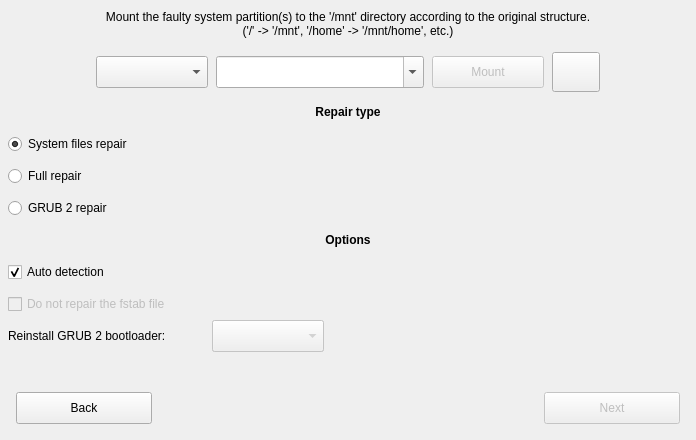
     <widget class="QWidget" name="repairpanel" native="true">
      <property name="geometry">
       <rect>
        <x>1</x>
        <y>2224</y>
        <width>696</width>
        <height>440</height>
       </rect>
      </property>
      <property name="autoFillBackground">
       <bool>true</bool>
      </property>
      <widget class="QLabel" name="label_21">
       <property name="geometry">
        <rect>
         <x>0</x>
         <y>0</y>
         <width>696</width>
         <height>48</height>
        </rect>
       </property>
       <property name="text">
        <string>Mount the faulty system partition(s) to the '/mnt' directory according to the original structure.&lt;br&gt;('/' -&gt; '/mnt', '/home' -&gt; '/mnt/home', etc.)</string>
       </property>
       <property name="alignment">
        <set>Qt::AlignCenter</set>
       </property>
       <property name="wordWrap">
        <bool>true</bool>
       </property>
      </widget>
      <widget class="QComboBox" name="repairpartition">
       <property name="geometry">
        <rect>
         <x>96</x>
         <y>56</y>
         <width>112</width>
         <height>32</height>
        </rect>
       </property>
       <property name="minimumSize">
        <size>
         <width>112</width>
         <height>32</height>
        </size>
       </property>
       <property name="cursor">
        <cursorShape>PointingHandCursor</cursorShape>
       </property>
       <property name="focusPolicy">
        <enum>Qt::NoFocus</enum>
       </property>
      </widget>
      <widget class="QComboBox" name="repairmountpoint">
       <property name="geometry">
        <rect>
         <x>216</x>
         <y>56</y>
         <width>208</width>
         <height>32</height>
        </rect>
       </property>
       <property name="cursor">
        <cursorShape>PointingHandCursor</cursorShape>
       </property>
       <property name="focusPolicy">
        <enum>Qt::ClickFocus</enum>
       </property>
       <property name="editable">
        <bool>true</bool>
       </property>
      </widget>
      <widget class="QPushButton" name="repairmount">
       <property name="enabled">
        <bool>false</bool>
       </property>
       <property name="geometry">
        <rect>
         <x>432</x>
         <y>56</y>
         <width>112</width>
         <height>32</height>
        </rect>
       </property>
       <property name="cursor">
        <cursorShape>PointingHandCursor</cursorShape>
       </property>
       <property name="focusPolicy">
        <enum>Qt::NoFocus</enum>
       </property>
       <property name="text">
        <string>Mount</string>
       </property>
       <property name="iconSize">
        <size>
         <width>26</width>
         <height>26</height>
        </size>
       </property>
      </widget>
      <widget class="QPushButton" name="repairpartitionrefresh">
       <property name="geometry">
        <rect>
         <x>552</x>
         <y>52</y>
         <width>48</width>
         <height>40</height>
        </rect>
       </property>
       <property name="cursor">
        <cursorShape>PointingHandCursor</cursorShape>
       </property>
       <property name="focusPolicy">
        <enum>Qt::NoFocus</enum>
       </property>
       <property name="toolTip">
        <string>Reset mounts</string>
       </property>
       <property name="icon">
        <iconset resource="pictures.qrc">
         <normaloff>:/pictures/refresh.png</normaloff>:/pictures/refresh.png</iconset>
       </property>
       <property name="iconSize">
        <size>
         <width>23</width>
         <height>23</height>
        </size>
       </property>
      </widget>
      <widget class="QLabel" name="label_22">
       <property name="geometry">
        <rect>
         <x>0</x>
         <y>96</y>
         <width>696</width>
         <height>32</height>
        </rect>
       </property>
       <property name="font">
        <font>
         <weight>75</weight>
         <bold>true</bold>
        </font>
       </property>
       <property name="text">
        <string>Repair type</string>
       </property>
       <property name="alignment">
        <set>Qt::AlignCenter</set>
       </property>
      </widget>
      <widget class="QLabel" name="label_23">
       <property name="geometry">
        <rect>
         <x>0</x>
         <y>224</y>
         <width>696</width>
         <height>32</height>
        </rect>
       </property>
       <property name="font">
        <font>
         <weight>75</weight>
         <bold>true</bold>
        </font>
       </property>
       <property name="text">
        <string>Options</string>
       </property>
       <property name="alignment">
        <set>Qt::AlignCenter</set>
       </property>
      </widget>
      <widget class="QComboBox" name="grubreinstallrepair">
       <property name="enabled">
        <bool>false</bool>
       </property>
       <property name="geometry">
        <rect>
         <x>212</x>
         <y>320</y>
         <width>112</width>
         <height>32</height>
        </rect>
       </property>
       <property name="minimumSize">
        <size>
         <width>112</width>
         <height>32</height>
        </size>
       </property>
       <property name="cursor">
        <cursorShape>PointingHandCursor</cursorShape>
       </property>
       <property name="focusPolicy">
        <enum>Qt::NoFocus</enum>
       </property>
      </widget>
      <widget class="QRadioButton" name="grubrepair">
       <property name="geometry">
        <rect>
         <x>8</x>
         <y>198</y>
         <width>126</width>
         <height>20</height>
        </rect>
       </property>
       <property name="cursor">
        <cursorShape>PointingHandCursor</cursorShape>
       </property>
       <property name="focusPolicy">
        <enum>Qt::NoFocus</enum>
       </property>
       <property name="text">
        <string>GRUB 2 repair</string>
       </property>
      </widget>
      <widget class="QRadioButton" name="systemrepair">
       <property name="geometry">
        <rect>
         <x>8</x>
         <y>134</y>
         <width>156</width>
         <height>20</height>
        </rect>
       </property>
       <property name="cursor">
        <cursorShape>PointingHandCursor</cursorShape>
       </property>
       <property name="focusPolicy">
        <enum>Qt::NoFocus</enum>
       </property>
       <property name="text">
        <string>System files repair</string>
       </property>
       <property name="checked">
        <bool>true</bool>
       </property>
      </widget>
      <widget class="QLabel" name="grubreinstallrepairtext">
       <property name="geometry">
        <rect>
         <x>8</x>
         <y>320</y>
         <width>201</width>
         <height>32</height>
        </rect>
       </property>
       <property name="text">
        <string>Reinstall GRUB 2 bootloader:</string>
       </property>
      </widget>
      <widget class="QCheckBox" name="autorepairoptions">
       <property name="geometry">
        <rect>
         <x>8</x>
         <y>262</y>
         <width>131</width>
         <height>20</height>
        </rect>
       </property>
       <property name="cursor">
        <cursorShape>PointingHandCursor</cursorShape>
       </property>
       <property name="focusPolicy">
        <enum>Qt::NoFocus</enum>
       </property>
       <property name="text">
        <string>Auto detection</string>
       </property>
       <property name="checked">
        <bool>true</bool>
       </property>
      </widget>
      <widget class="QPushButton" name="repairback">
       <property name="geometry">
        <rect>
         <x>16</x>
         <y>392</y>
         <width>136</width>
         <height>32</height>
        </rect>
       </property>
       <property name="cursor">
        <cursorShape>PointingHandCursor</cursorShape>
       </property>
       <property name="text">
        <string>Back</string>
       </property>
      </widget>
      <widget class="QRadioButton" name="fullrepair">
       <property name="geometry">
        <rect>
         <x>8</x>
         <y>166</y>
         <width>99</width>
         <height>20</height>
        </rect>
       </property>
       <property name="cursor">
        <cursorShape>PointingHandCursor</cursorShape>
       </property>
       <property name="focusPolicy">
        <enum>Qt::NoFocus</enum>
       </property>
       <property name="text">
        <string>Full repair</string>
       </property>
      </widget>
      <widget class="QCheckBox" name="skipfstabrepair">
       <property name="enabled">
        <bool>false</bool>
       </property>
       <property name="geometry">
        <rect>
         <x>8</x>
         <y>294</y>
         <width>209</width>
         <height>20</height>
        </rect>
       </property>
       <property name="cursor">
        <cursorShape>PointingHandCursor</cursorShape>
       </property>
       <property name="focusPolicy">
        <enum>Qt::NoFocus</enum>
       </property>
       <property name="text">
        <string>Do not repair the fstab file</string>
       </property>
      </widget>
      <widget class="QPushButton" name="repairnext">
       <property name="enabled">
        <bool>false</bool>
       </property>
       <property name="geometry">
        <rect>
         <x>544</x>
         <y>392</y>
         <width>136</width>
         <height>32</height>
        </rect>
       </property>
       <property name="cursor">
        <cursorShape>PointingHandCursor</cursorShape>
       </property>
       <property name="focusPolicy">
        <enum>Qt::NoFocus</enum>
       </property>
       <property name="text">
        <string>Next</string>
       </property>
      </widget>
      <widget class="QComboBox" name="grubreinstallrepairdisable">
       <property name="enabled">
        <bool>false</bool>
       </property>
       <property name="geometry">
        <rect>
         <x>212</x>
         <y>320</y>
         <width>112</width>
         <height>32</height>
        </rect>
       </property>
       <property name="minimumSize">
        <size>
         <width>112</width>
         <height>32</height>
        </size>
       </property>
       <property name="cursor">
        <cursorShape>PointingHandCursor</cursorShape>
       </property>
       <property name="focusPolicy">
        <enum>Qt::NoFocus</enum>
       </property>
       <property name="sizeAdjustPolicy">
        <enum>QComboBox::AdjustToContents</enum>
       </property>
      </widget>
      <widget class="QWidget" name="repaircover" native="true">
       <property name="geometry">
        <rect>
         <x>5</x>
         <y>5</y>
         <width>686</width>
         <height>430</height>
        </rect>
       </property>
      </widget>
      <zorder>grubreinstallrepairdisable</zorder>
      <zorder>label_21</zorder>
      <zorder>repairpartition</zorder>
      <zorder>repairmountpoint</zorder>
      <zorder>repairmount</zorder>
      <zorder>repairpartitionrefresh</zorder>
      <zorder>label_22</zorder>
      <zorder>label_23</zorder>
      <zorder>grubreinstallrepair</zorder>
      <zorder>grubrepair</zorder>
      <zorder>systemrepair</zorder>
      <zorder>grubreinstallrepairtext</zorder>
      <zorder>autorepairoptions</zorder>
      <zorder>repairback</zorder>
      <zorder>fullrepair</zorder>
      <zorder>skipfstabrepair</zorder>
      <zorder>repairnext</zorder>
      <zorder>repaircover</zorder>
     </widget>
